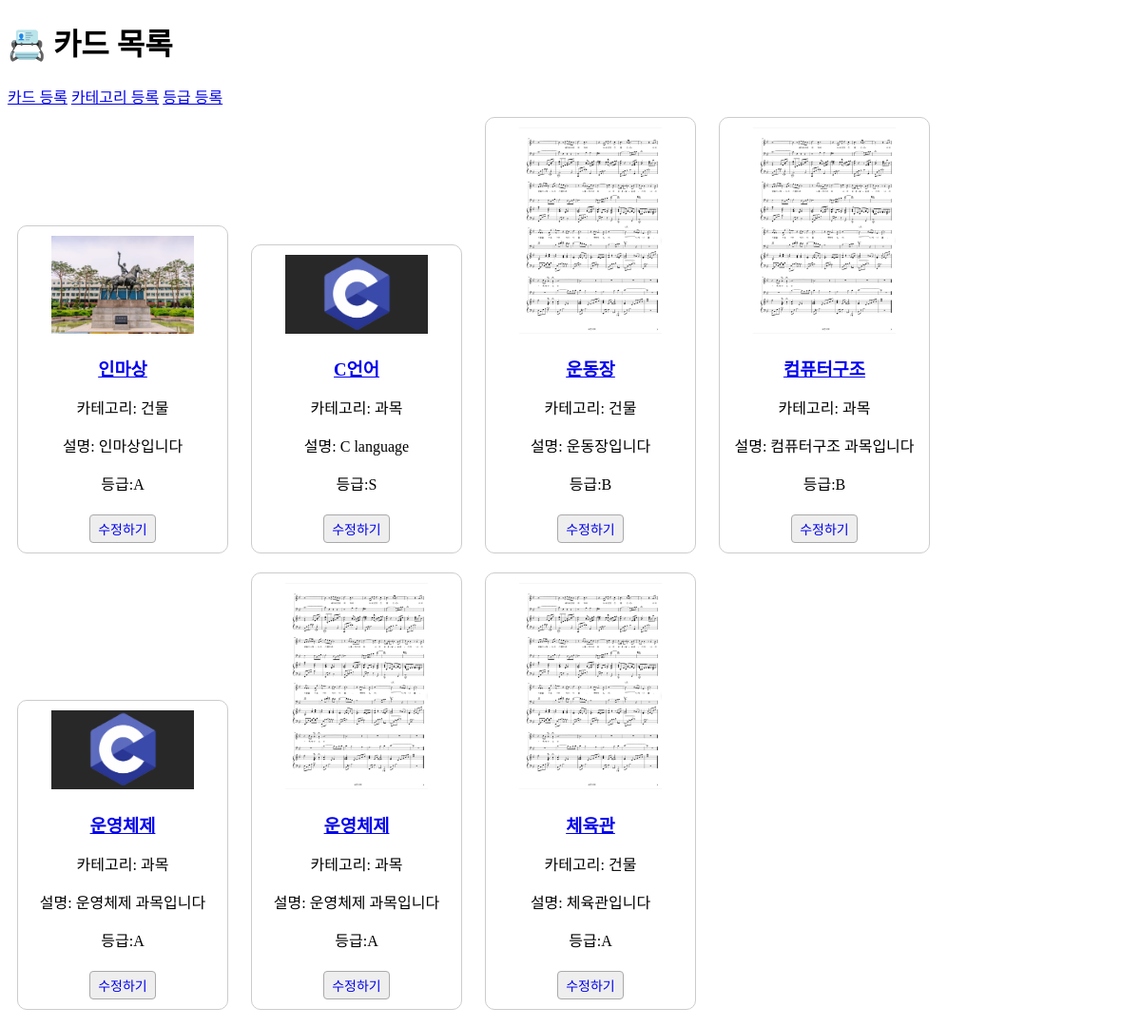
Page /cards/ on the committed database.
### cards/models.py (models this page shows, shortened)
class Card(models.Model):
    name = models.CharField(max_length=100)
    category = models.ForeignKey(Category, on_delete=models.SET_NULL, null=True, blank=True)
    description = models.TextField()
    image_url = models.ImageField(upload_to='card_images/')
    grade = models.ForeignKey(Grade, on_delete=models.SET_NULL, null=True, blank=True)

class Category(models.Model):
    name = models.CharField(max_length=50)
    Year = models.CharField(max_length=4)
    def __str__(self):
        return self.name

class Grade(models.Model):
    name = models.CharField(max_length=50)
    def __str__(self):
        return self.name

### cards/views.py (the view)
# urls.py: path('', views.card_list, name = 'card_list'),
def card_list(request):
    cards = Card.objects.all()
    image_dir = os.path.join(settings.MEDIA_ROOT, 'cards')
    try:
        image_filenames = os.listdir(image_dir)
        image_urls = ['/media/cards/' + filename for filename in image_filenames]
    except FileNotFoundError:
        image_urls = []
    print(image_urls)
    return render(request, 'cards/card_list.html', {'cards': cards})

### cards/templates/cards/card_list.html (shortened to what this page needs)
<!DOCTYPE html>
<html lang="ko">
<head>
</head>
<body>
  <h1>📇 카드 목록</h1>
  <a href="{% url 'add_card' %}" class="add-btn">카드 등록</a>
  <a href="{% url 'add_category' %}" class="add-btn">카테고리 등록</a>
  <a href="{% url 'add_grade' %}" class="add-btn">등급 등록</a>
  <div>
    {% for card in cards %}
      <div class="card-box">
        <a href="{% url 'card_detail' card.pk %}">
          <img src="{{ card.image_url.url }}" alt="{{ card.name }}">
          <h3>{{ card.name }}</h3>
        </a>
        <p>카테고리: {{ card.category }}</p>
        <p>설명: {{ card.description }}</p>
        <p> 등급:{{ card.grade }}</p>
        <a href="{% url 'update_card' card.pk %}" class="edit-btn">수정하기</a>
      </div>
    {% empty %}
      <p>등록된 카드가 없습니다.</p>
    {% endfor %}
  </div>
</body>
</html>

### cards/templates/cards/card_list.html (style rules this page uses)
.card-box { border: 1px solid #ccc; border-radius: 10px; padding: 10px; margin: 10px; display: inline-block; width: 200px; text-align: center; }
.card-box img { width: 150px; height: auto; cursor: pointer; }
.card-box h3 { margin-bottom: 5px; }
.edit-btn { display: inline-block; margin-top: 5px; padding: 4px 8px; background-color: #eee; border: 1px solid #aaa; border-radius: 4px; text-decoration: none; font-size: 14px; }

### rows in the picture
Card: image_url (picture), name "인마상", category "건물", description "인마상입니다", grade "A"
Card: image_url (picture), name "C언어", category "과목", description "C language", grade "S"
Card: image_url (picture), name "운동장", category "건물", description "운동장입니다", grade "B"
Card: image_url (picture), name "컴퓨터구조", category "과목", description "컴퓨터구조 과목입니다", grade "B"
Card: image_url (picture), name "운영체제", category "과목", description "운영체제 과목입니다", grade "A"
Card: image_url (picture), name "운영체제", category "과목", description "운영체제 과목입니다", grade "A"
Card: image_url (picture), name "체육관", category "건물", description "체육관입니다", grade "A"
